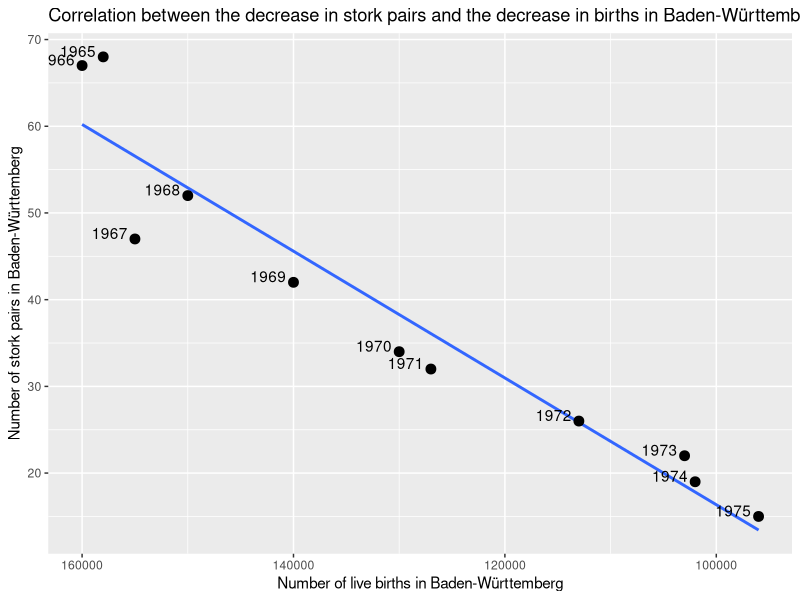

Generate this figure with R:
## ---- chunk 1
#| warning: false
library(tidyverse)

data_birthrates<-data.frame(births=c(160,158,155,150,140,130,127,113,103,102,96)*1000,stork_pairs=c(67,68,47,52,42,34,32,26,22,19,15),year=c(1966,1965,1967,1968,1969,1970,1971,1972,1973,1974,1975))

ggplot(data=data_birthrates,mapping = aes(x=data_birthrates[,1],y=data_birthrates[,2],label=data_birthrates[,3])) +
  geom_smooth(method='lm', formula= y ~ x, se = F) +
  geom_point(size=3) +
  geom_text(hjust=1.2,vjust=0) +
  scale_color_brewer(type = "qual", palette = "Dark2") +
  scale_x_reverse() +
  labs(x = "Number of live births in Baden-Württemberg", y = "Number of stork pairs in Baden-Württemberg",
      title = "Correlation between the decrease in stork pairs and the decrease in births in Baden-Württemberg") #labs(x = "Zahl der Lebendgeborenen in Baden-Württemberg", y = "Zahl der Storchenpaare in Baden-Württemberg", title = "Korrelation zwischen dem Rückgang der Storchenpopulation und der Abnahme der Geburtenzahl in Baden-Württemberg") 
